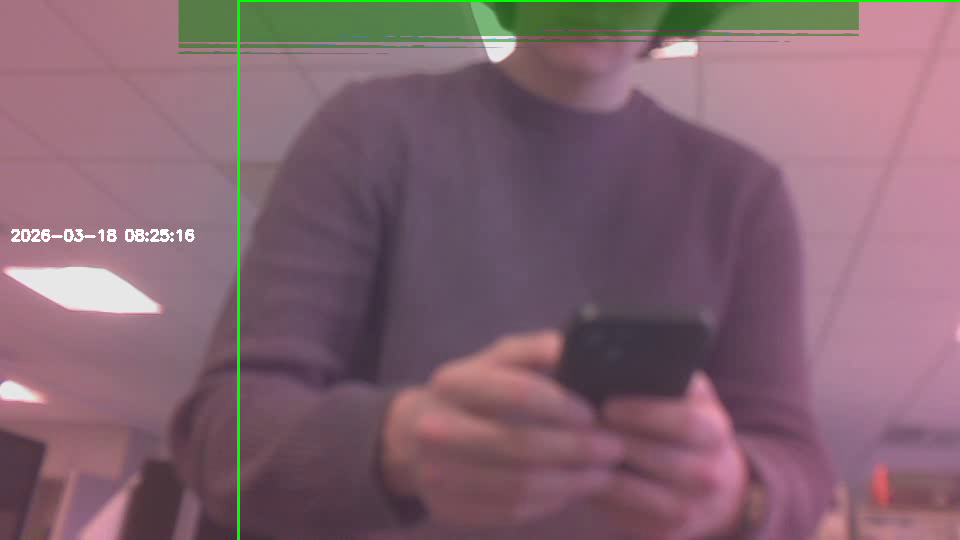
#> input picture frame 24 of Recording_2026-03-18_08-25-09.avi, 960 x 540 px, given in place of x-raw, format=(string)BGR ! appsink, which was not available
$ python 'Design1(motion_detection).py'
#> lines starting #> are read from the running program, lines starting #| are printed output that depends on the picture; after the words box and inside, x2 and y2 are one past the last pixel; in counts of white or black regions, pixels touching at a corner belong together; long printed decimals are rounded; pictures that were not available may be replaced by others from this repository, and a replacement may not be noted
#motion_detection
#this was the very first iteration of the design, using purely motion detection
#This design became the bassi for all future version of the software,
#using open cv for the streaming and file creation (conserving cpu/gpu power), and
#taking the mean of a frame for motion detection, which would begin the recording
import cv2
import numpy as np
import time
import datetime
def gstreamer_pipeline(
    sensor_id=0,
    capture_width=1920,
    capture_height=1080,
    display_width=960,
    display_height=540,
    framerate=30,
    flip_method=0,
):
    return (
        "nvarguscamerasrc sensor-id=%d ! "
        "video/x-raw(memory:NVMM), width=(int)%d, height=(int)%d, framerate=(fraction)%d/1 ! "
        "nvvidconv flip-method=%d ! "
        "video/x-raw, width=(int)%d, height=(int)%d, format=(string)BGRx ! "
        "videoconvert ! "
        "video/x-raw, format=(string)BGR ! appsink"
        % (
            sensor_id,
            capture_width,
            capture_height,
            framerate,
            flip_method,
            display_width,
            display_height,
        )
    )
#Uses the datetime library to assign the videoname as the date+time of recording
#Makes organisaton easier and prvides multiple categories to aort
TimeOfRecording = str(datetime.datetime.now())
videoName = ("VideoFile_"+TimeOfRecording+"_"+".avi")
cap = cv2.VideoCapture(gstreamer_pipeline(flip_method=0), cv2.CAP_GSTREAMER)
last_mean = 0
detected_motion = False
frame_rec_count = 0
fourcc = cv2.VideoWriter_fourcc(*'XVID')
out = cv2.VideoWriter(videoName,fourcc, 30.0, (960, 540))
start = time.time()
while(True):
	loop_time = str(time.time() - start)
	ret, frame = cap.read()
#> frame is the input picture: shape (540, 960, 3); mean B, G, R 112.7, 101, 131.3
	#add date/timestamp to footage & name to window
	frame = cv2.putText(frame, str(datetime.datetime.now()), (20,520), cv2.FONT_HERSHEY_SIMPLEX, 0.5, (255,255,255), 2, cv2.LINE_8)
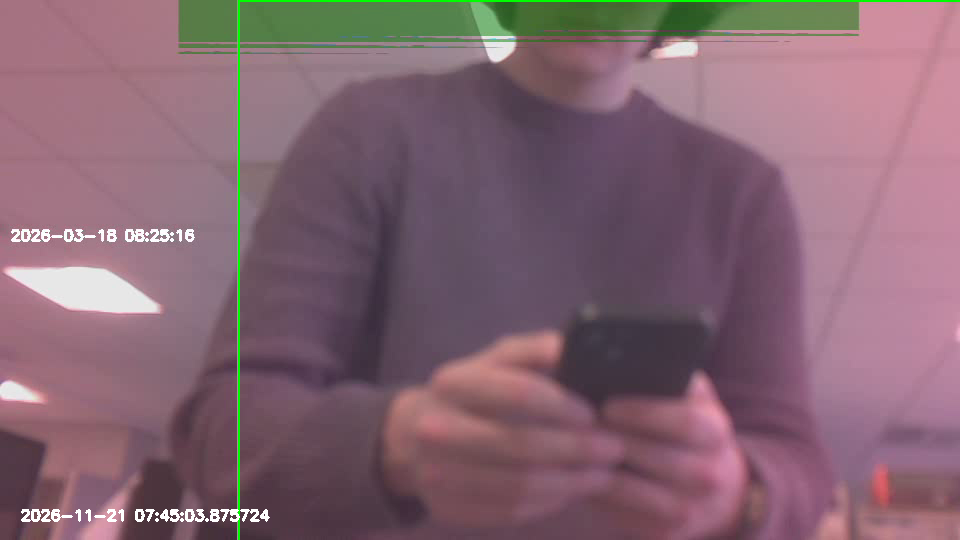
#> frame: shape (540, 960, 3); 0.31% of pixels changed, all inside (x1, y1, x2, y2) = (21, 509, 270, 522)
	cv2.imshow('Motion Detecting Software',frame)
	gray = cv2.cvtColor(frame, cv2.COLOR_BGR2GRAY)
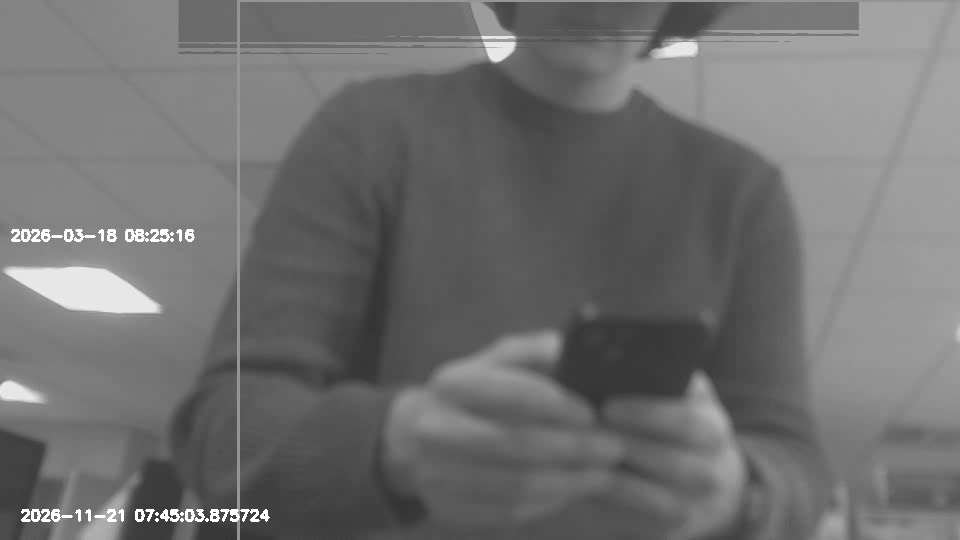
#> gray: shape (540, 960); min 51, max 255, mean 111.9
	result = np.abs(np.mean(gray) - last_mean)
#> result = 111.9
	print(result, loop_time)
#| 111.869 2.7894973754882812e-05
	last_mean= np.mean(gray)
#> last_mean = 111.9
	print(result, loop_time)
#| 111.869 2.7894973754882812e-05
	# 'result' is used as a measure of sensitivity
#FURTHER EXPERIMENTATION REQUIRED FOR DISTANCES
	if(result > 0.15):
		print("Motion detected!", loop_time)
		print("Started recording.", loop_time)
		detected_motion = True
	if(detected_motion):
		out.write(frame)
		frame_rec_count = frame_rec_count + 1
	if(cv2.waitKey(1) & 0xFF == ord('q')) or frame_rec_count == 200:
#> (key q is pressed here)
		break
	else:
		continue

cap.release()
cv2.destroyAllWindows()

$ run again, starting later in the video
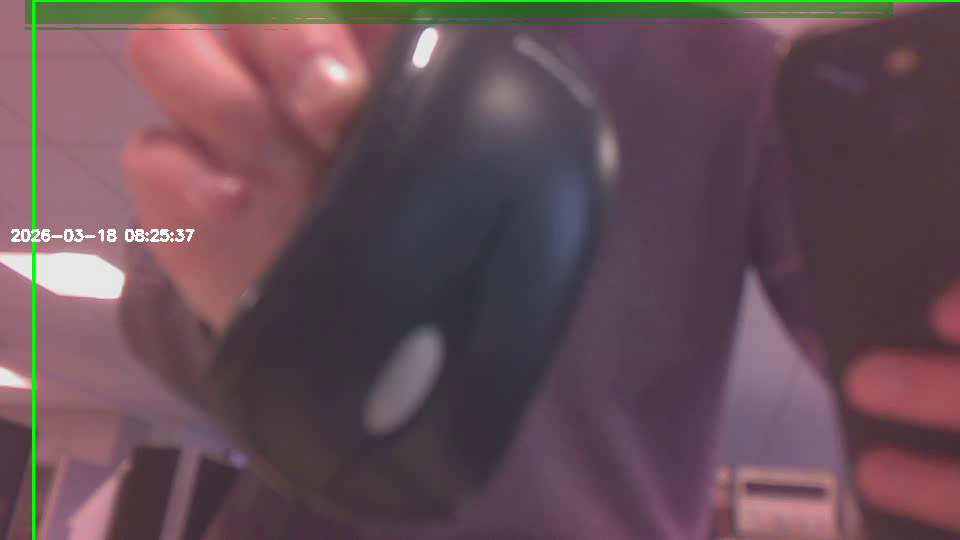
#> input picture frame 108 of Recording_2026-03-18_08-25-09.avi, 960 x 540 px, given in place of x-raw, format=(string)BGR ! appsink, which was not available
#> frame is the input picture: shape (540, 960, 3); mean B, G, R 85.6, 78.4, 102.4
#> `frame = cv2.putText(frame, str(datetime.datetime.now()), (20,520), cv2..`:
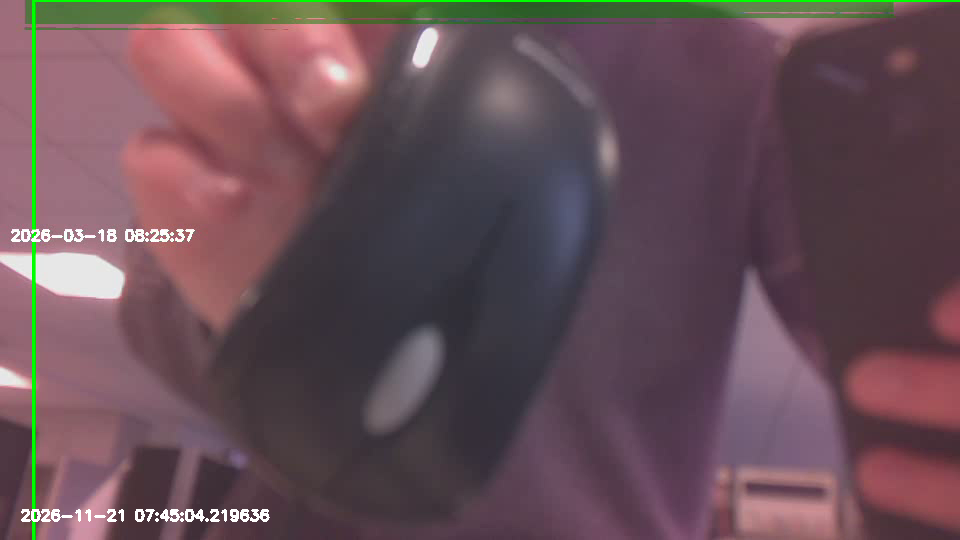
#> frame: shape (540, 960, 3); 0.31% of pixels changed, all inside (x1, y1, x2, y2) = (21, 509, 270, 522)
#> `gray = cv2.cvtColor(frame, cv2.COLOR_BGR2GRAY)`:
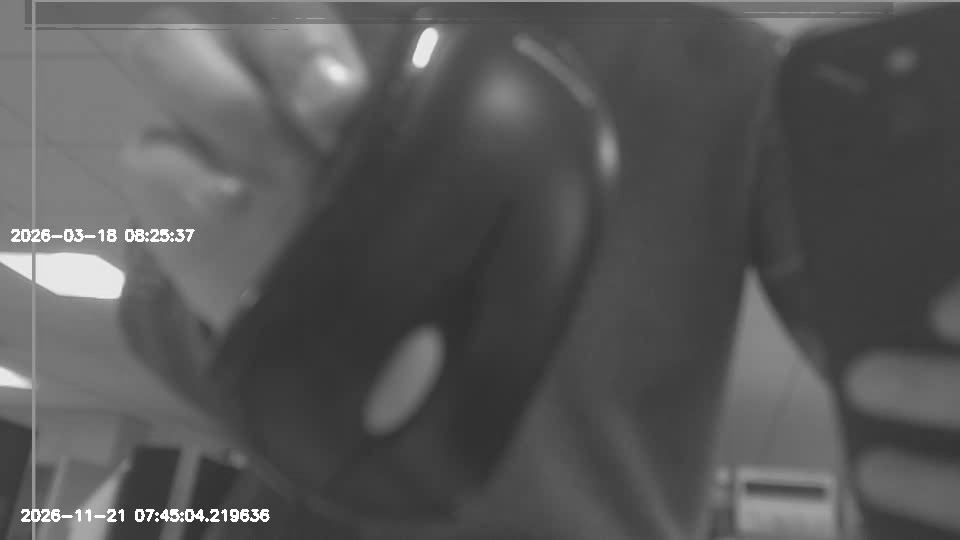
#> gray: shape (540, 960); min 46, max 255, mean 86.8
#> result = 86.82
#| 86.820 2.288818359375e-05
#| 86.820 2.288818359375e-05

$ run again, starting later in the video
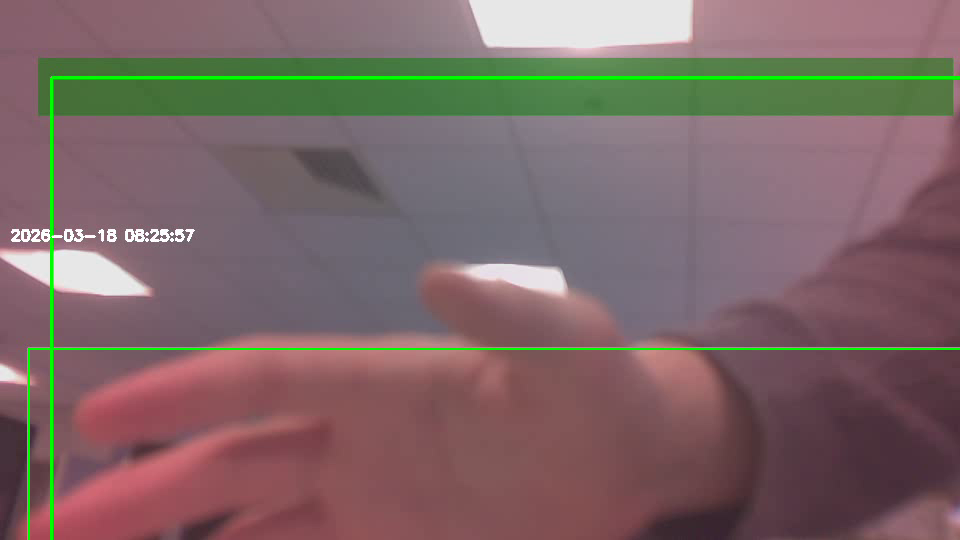
#> input picture frame 192 of Recording_2026-03-18_08-25-09.avi, 960 x 540 px, given in place of x-raw, format=(string)BGR ! appsink, which was not available
#> frame is the input picture: shape (540, 960, 3); mean B, G, R 102.4, 103.4, 124.5
#> `frame = cv2.putText(frame, str(datetime.datetime.now()), (20,520), cv2..`:
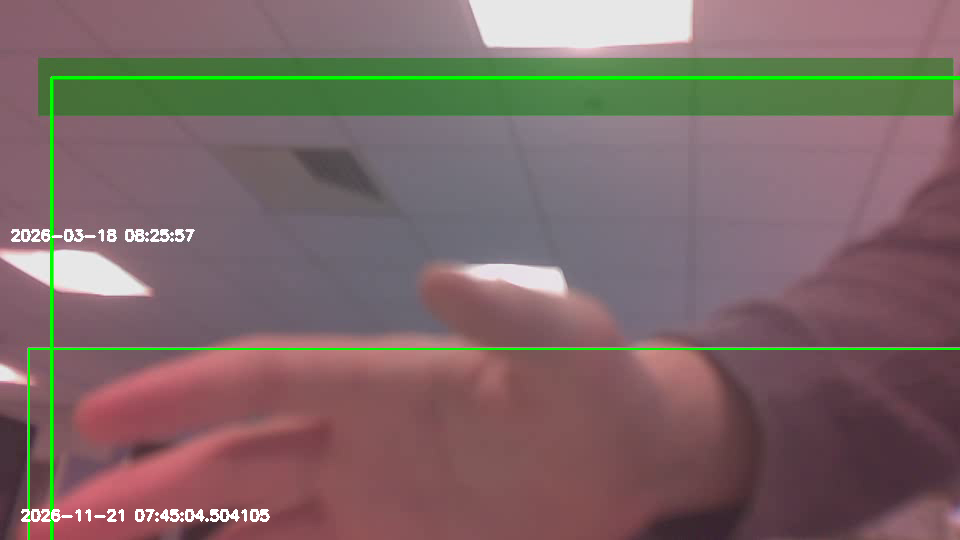
#> frame: shape (540, 960, 3); 0.31% of pixels changed, all inside (x1, y1, x2, y2) = (21, 509, 270, 522)
#> `gray = cv2.cvtColor(frame, cv2.COLOR_BGR2GRAY)`:
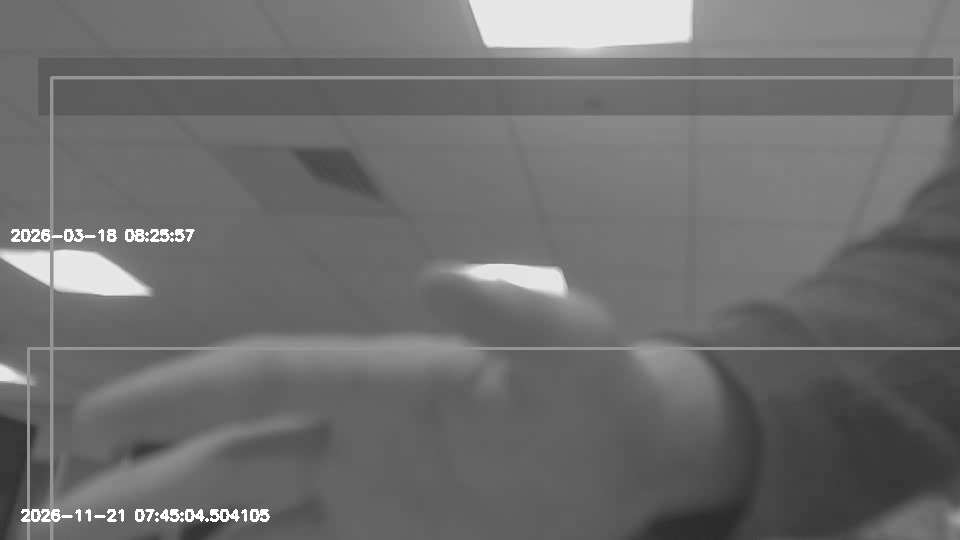
#> gray: shape (540, 960); min 42, max 255, mean 110
#> result = 110
#| 110.020 2.09808349609375e-05
#| 110.020 2.09808349609375e-05
